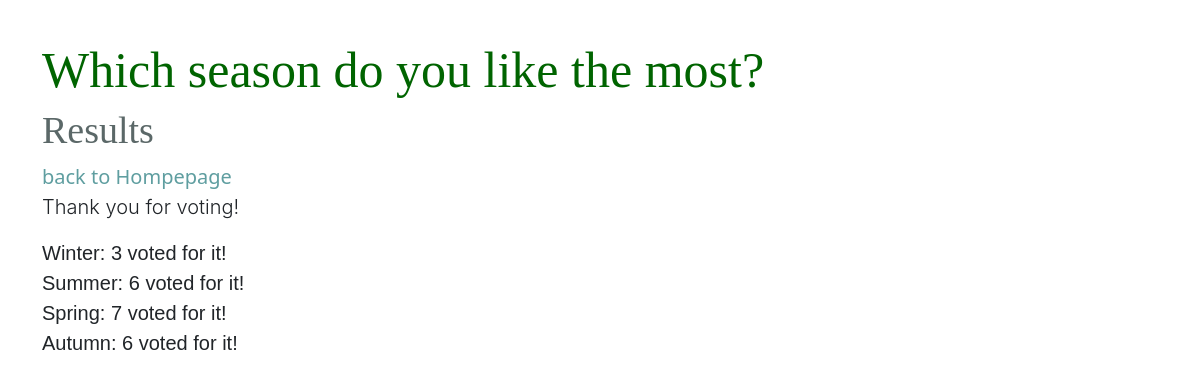
Page /poll/season/results/ on the earlier database version.
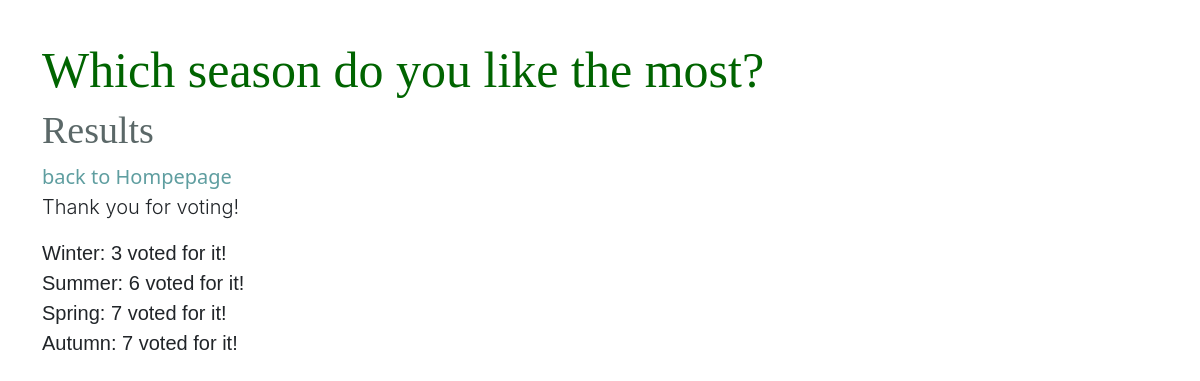
Same page on the later database version.
### polls/models.py (models this page shows, shortened)
class Choice(models.Model):
    poll = models.ForeignKey(to='Poll', on_delete=models.CASCADE)
    name = models.CharField(max_length=256)
    votes = models.IntegerField(default=0)
    notes = models.TextField(null=True, blank=True)

### polls/views.py (the view)
# urls.py: path('poll/<str:slug>/results/', ResultsDetailView.as_view(), name='results'),
class ResultsDetailView(generic.DetailView):
    model = Poll
    template_name = 'polls/results.html'
    def get_context_data(self, **kwargs):
        context = super().get_context_data(**kwargs)
        user_can_see_results = False
        if 'voted_polls' in self.request.session:
            if type(self.request.session['voted_polls']) == list:
                if context['object'].id in self.request.session['voted_polls']:
                    user_can_see_results = True
        context['access'] = user_can_see_results
        return context

### polls/templates/polls/results.html
{% extends 'polls/base.html' %}
{% block content %}
{% if object %}
<h1>{{ object.name }}</h1>
<h2>Results</h2>
<a href="{% url 'polls:index' %}">back to Hompepage</a>
{% if access or not umfrage.is_active %}
<p class="lead">
  Thank you for voting!
</p>
{% if object.choice_set.all %}
<ul class="vote">
  {% for choice in object.choice_set.all %}
  <li>{{choice.name}}: {{ choice.votes }} voted for it!</li>
  {% endfor %}
</ul>
{% else %}
<p>Unfotunately, no answer option has been deposited yet</p>
{% endif %}
{% else %}
<h3>Error: Poll results can only be viewed after voting</h3>
{% endif %}
{% else %}
<h1>No poll can be issued</h1>
{% endif %}
{% endblock %}

Differences in the rows shown:
changed Choice "Autumn": votes "6" → "7"
